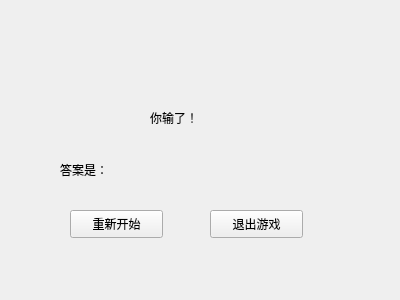
<?xml version="1.0" encoding="UTF-8"?>
<ui version="4.0">
 <class>lost_dialog</class>
 <widget class="QWidget" name="lost_dialog">
  <property name="geometry">
   <rect>
    <x>0</x>
    <y>0</y>
    <width>400</width>
    <height>300</height>
   </rect>
  </property>
  <property name="windowTitle">
   <string>Form</string>
  </property>
  <widget class="QLabel" name="label">
   <property name="geometry">
    <rect>
     <x>150</x>
     <y>110</y>
     <width>72</width>
     <height>15</height>
    </rect>
   </property>
   <property name="text">
    <string>你输了！</string>
   </property>
  </widget>
  <widget class="QLabel" name="label_2">
   <property name="geometry">
    <rect>
     <x>60</x>
     <y>160</y>
     <width>81</width>
     <height>20</height>
    </rect>
   </property>
   <property name="text">
    <string>答案是：</string>
   </property>
  </widget>
  <widget class="QLabel" name="label_3">
   <property name="geometry">
    <rect>
     <x>170</x>
     <y>160</y>
     <width>72</width>
     <height>15</height>
    </rect>
   </property>
   <property name="text">
    <string/>
   </property>
  </widget>
  <widget class="QPushButton" name="pushButton">
   <property name="geometry">
    <rect>
     <x>70</x>
     <y>210</y>
     <width>93</width>
     <height>28</height>
    </rect>
   </property>
   <property name="text">
    <string>重新开始</string>
   </property>
  </widget>
  <widget class="QPushButton" name="pushButton_2">
   <property name="geometry">
    <rect>
     <x>210</x>
     <y>210</y>
     <width>93</width>
     <height>28</height>
    </rect>
   </property>
   <property name="text">
    <string>退出游戏</string>
   </property>
  </widget>
 </widget>
 <resources/>
 <connections/>
</ui>
